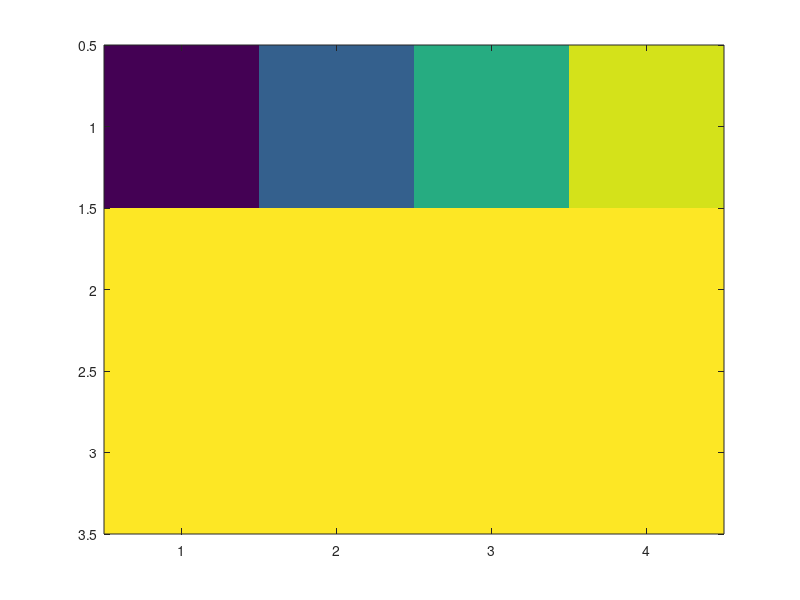

MATLAB code for this plot: (Note: this script raises an error after producing the figure.)
%=============================================================================
% Copyright (c) 2016-present Allan CORNET (Nelson)
%=============================================================================
% This file is part of the Nelson.
%=============================================================================
% LICENCE_BLOCK_BEGIN
% SPDX-License-Identifier: LGPL-3.0-or-later
% LICENCE_BLOCK_END
%=============================================================================
% <--ADV-CLI MODE-->
%=============================================================================
f = figure();
C = [0 20 40 60; 80 100 120 140; 160 180 200 220];
IM = image(C);
P =  properties(IM);
REF = {'AlphaData';
'AlphaDataMapping';
'CData';
'CDataMapping';
'Children';
'Parent';
'Tag';
'Type';
'UserData';
'Visible';
'XData';
'YData'};  
assert_isequal(P, REF);
%=============================================================================
assert_isequal(IM.Type, 'image');
assert_isequal(IM.AlphaData, 1);
assert_isequal(IM.CDataMapping, 'direct');
assert_isequal(IM.CData, C);
assert_isequal(IM.Tag, '');
assert_isequal(IM.UserData, []);
assert_isequal(IM.Visible, 'on');
assert_isequal(IM.XData, [1 4]);
assert_isequal(IM.YData, [1 3]);
%=============================================================================
